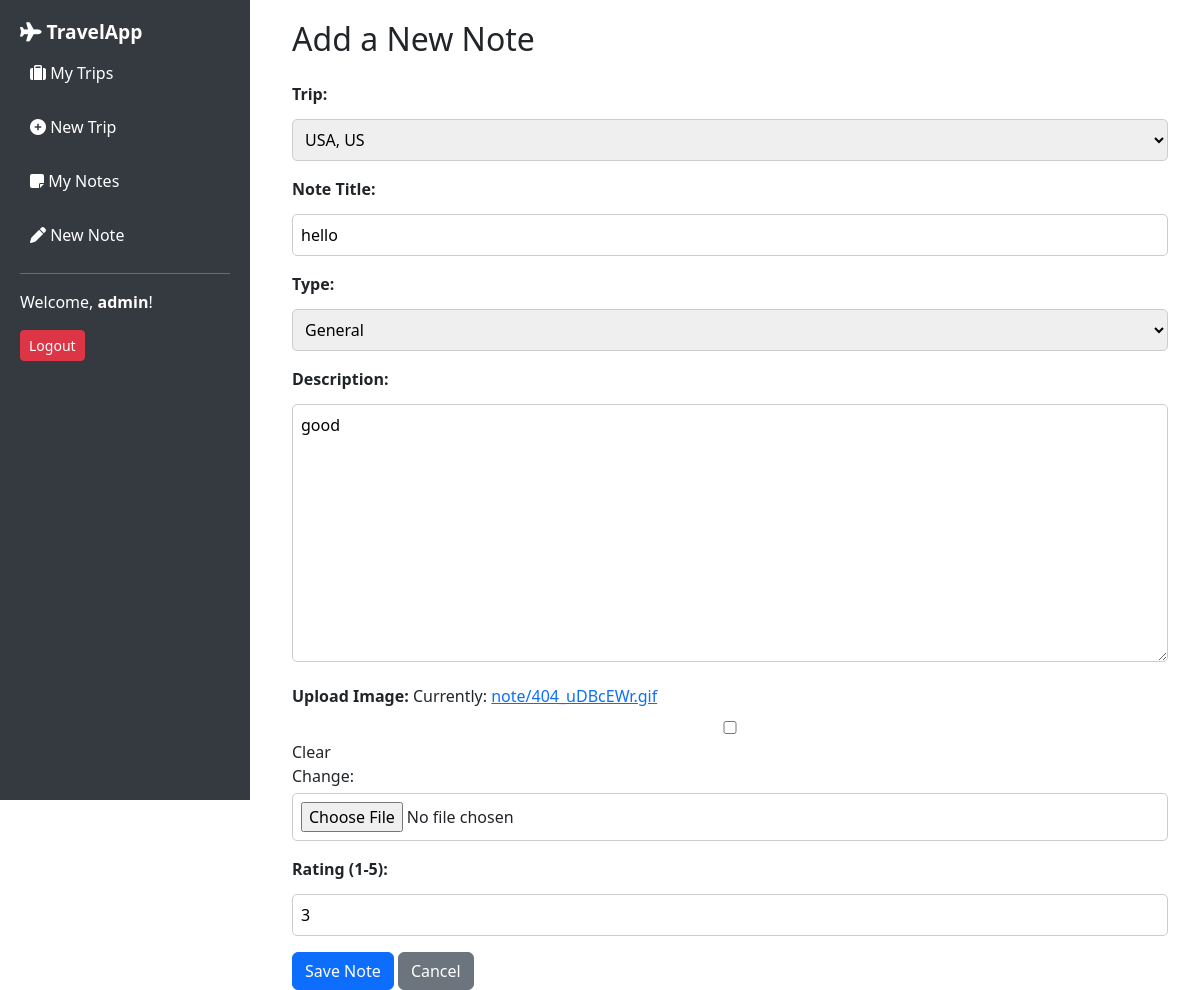
Page /dashboard/note/3/edit/ (signed in) on the committed database.
### trip/models.py (models this page shows, shortened)
class Notes(models.Model):
    NOTE_TYPES = [
        ("event", "Event"),
        ("dining", "Dining"),
        ("experience", "Experience"),
        ("general", "General"),
    ]
    trip = models.ForeignKey(Trip, on_delete=models.CASCADE, related_name="notes")
    name = models.CharField(max_length=255)
    description = models.TextField()
    type = models.CharField(max_length=20, choices=NOTE_TYPES)
    img = models.ImageField(upload_to="note/", blank=True, null=True)
    rating = models.PositiveIntegerField(
        validators=[MinValueValidator(1), MaxValueValidator(5)], blank=True, null=True
    )

### trip/views.py (the view)
# urls.py: path("dashboard/note/<int:pk>/edit/", NoteUpdateView.as_view(), name="note-update"),
class NoteUpdateView(LoginRequiredMixin, UpdateView):
    model = Notes
    fields = "__all__"
    template_name = "trip/note_form.html"
    success_url = reverse_lazy("note-list")
    def get_form(self):
        form = super(NoteUpdateView, self).get_form()
        trips = Trip.objects.filter(owner=self.request.user)
        form.fields['trip'].queryset = trips
        return form

### trip/models.py (called while the page is built)
    def __str__(self):
        return f"{self.city}, {self.country}"

### trip/templates/trip/note_form.html (shortened to what this page needs)
{% extends "trip/_base.html" %}
{% block content %}
<div class="container">
    <h2 class="mb-4">Add a New Note</h2>
    <form method="post" enctype="multipart/form-data" class="needs-validation" novalidate>
        <div class="mb-3">
            <label for="id_trip" class="form-label"><strong>Trip:</strong></label>
            {{ form.trip }}
        </div>
        <div class="mb-3">
            <label for="id_name" class="form-label"><strong>Note Title:</strong></label>
            {{ form.name }}
        </div>
        <div class="mb-3">
            <label for="id_type" class="form-label"><strong>Type:</strong></label>
            {{ form.type }}
        </div>
        <div class="mb-3">
            <label for="id_description" class="form-label"><strong>Description:</strong></label>
            {{ form.description }}
        </div>
        <div class="mb-3">
            <label for="id_img" class="form-label"><strong>Upload Image:</strong></label>
            {{ form.img }}
        </div>
        <div class="mb-3">
            <label for="id_rating" class="form-label"><strong>Rating (1-5):</strong></label>
            {{ form.rating }}
        </div>
        <button type="submit" class="btn btn-primary">Save Note</button>
        <a href="{% url 'trip-list' %}" class="btn btn-secondary">Cancel</a>
    </form>
</div>
{% endblock %}

### trip/templates/trip/_base.html (shortened to what this page needs)
<!DOCTYPE html>
<html lang="en">
<head>
    <link href="https://cdn.jsdelivr.net/npm/bootstrap@5.3.0/dist/css/bootstrap.min.css" rel="stylesheet">
    <link rel="stylesheet" href="https://cdnjs.cloudflare.com/ajax/libs/font-awesome/6.4.0/css/all.min.css">
</head>
<body>
    <div class="sidebar">
        <h2 class="navbar-brand"><i class="fa-solid fa-plane"></i> TravelApp</h2>
        <a href="{% url 'trip-list' %}"><i class="fa-solid fa-suitcase"></i> My Trips</a>
        <a href="{% url 'trip-create' %}"><i class="fa-solid fa-plus-circle"></i> New Trip</a>
        <a href="{% url 'note-list' %}"><i class="fa-solid fa-sticky-note"></i> My Notes</a>
        <a href="{% url 'note-create' %}"><i class="fa-solid fa-pen"></i> New Note</a>
        <hr>
        {% if user.is_authenticated %}
            <p>Welcome, <strong>{{ user.username }}</strong>!</p>
            <form method="post" action="{% url 'logout' %}">
                <button type="submit" class="btn btn-danger btn-sm">Logout</button>
            </form>
        {% else %}
            <a href="{% url 'login' %}" class="btn btn-primary btn-sm">Login</a>
            <a href="{% url 'signup' %}" class="btn btn-success btn-sm">Sign Up</a>
        {% endif %}
    </div>
    <div class="content">
        {% block content %}{% endblock %}
    </div>
</body>
</html>

### trip/templates/trip/_base.html (style rules this page uses)
body { display: flex; height: 100vh; margin: 0; }
.sidebar { width: 250px; background-color: #343a40; color: white; padding: 20px; position: fixed; height: 100vh; }
.sidebar a { display: block; color: white; text-decoration: none; padding: 10px; margin-bottom: 10px; border-radius: 5px; cursor: pointer; }
.content { margin-left: 260px; padding: 20px; width: 100%; }
.navbar-brand { font-size: 1.2rem; font-weight: bold; }

### trip/templates/trip/note_form.html (style rules this page uses)
input, select, textarea { width: 100%; padding: 8px; margin-top: 5px; border: 1px solid #ccc; border-radius: 5px; }

### rows in the picture
Notes: trip "USA, US", name "hello", type "General", description "good", rating "3"

### other values in the picture
{{ user.username }} "admin"
